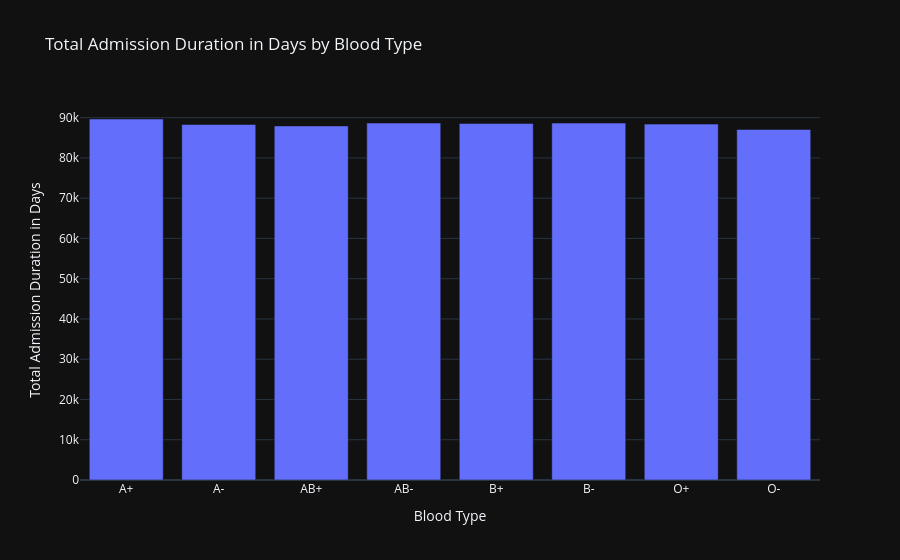

Notebook cell for this chart:
### Code cell
data = hlth_df.groupby('Blood Type')['Admission Duration Days'].sum().rename('Total Admission Duration in Days').reset_index()

fig = px.bar(data, x='Blood Type', y='Total Admission Duration in Days', title="Total Admission Duration in Days by Blood Type")

fig.show()

### Figure 1 — Plotly figure (JSON) as saved in the notebook; plotly's stock layout.template omitted (floating-point values rounded to 4 significant figures)
{"data": [{"hovertemplate": "Blood Type=%{x}<br>Total Admission Duration in Days=%{y}<extra></extra>", "legendgroup": "", "marker": {"color": "#636efa", "pattern": {"shape": ""}}, "name": "", "orientation": "v", "showlegend": false, "textposition": "auto", "x": ["A+", "A-", "AB+", "AB-", "B+", "B-", "O+", "O-"], "xaxis": "x", "y": [89668, 88312, 87951, 88662, 88568, 88652, 88396, 87057], "yaxis": "y", "type": "bar"}], "layout": {"xaxis": {"anchor": "y", "domain": [0.0, 1.0], "title": {"text": "Blood Type"}}, "yaxis": {"anchor": "x", "domain": [0.0, 1.0], "title": {"text": "Total Admission Duration in Days"}}, "legend": {"tracegroupgap": 0}, "title": {"text": "Total Admission Duration in Days by Blood Type"}, "barmode": "relative"}}
